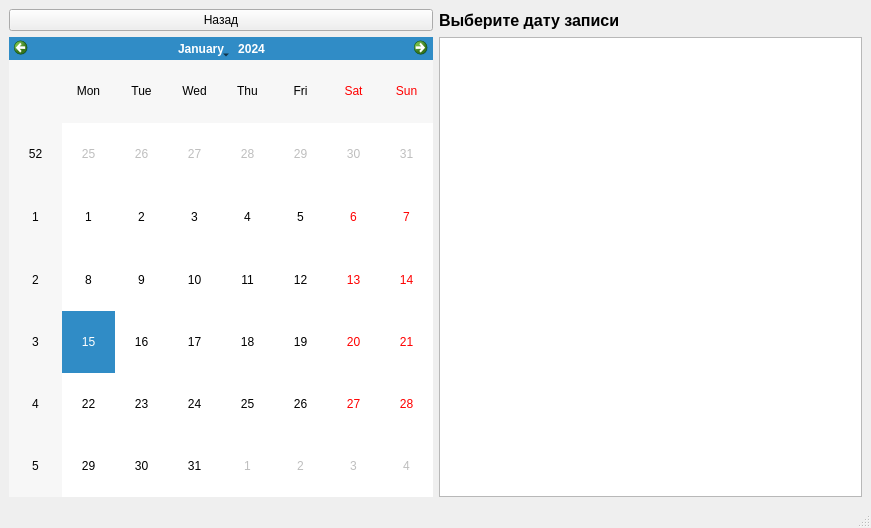
<?xml version="1.0" encoding="UTF-8"?>
<ui version="4.0">
 <class>MainWindow</class>
 <widget class="QMainWindow" name="MainWindow">
  <property name="geometry">
   <rect>
    <x>0</x>
    <y>0</y>
    <width>871</width>
    <height>528</height>
   </rect>
  </property>
  <property name="windowTitle">
   <string>MainWindow</string>
  </property>
  <widget class="QWidget" name="centralwidget">
   <layout class="QGridLayout" name="gridLayout_2">
    <item row="3" column="0">
     <layout class="QGridLayout" name="gridLayout">
      <item row="1" column="1">
       <widget class="QTableWidget" name="tableWidget"/>
      </item>
      <item row="1" column="0">
       <widget class="QCalendarWidget" name="calendarWidget"/>
      </item>
      <item row="0" column="0">
       <widget class="QPushButton" name="pushButton">
        <property name="text">
         <string>Назад</string>
        </property>
       </widget>
      </item>
      <item row="0" column="1">
       <widget class="QLabel" name="label">
        <property name="font">
         <font>
          <pointsize>12</pointsize>
          <weight>75</weight>
          <bold>true</bold>
         </font>
        </property>
        <property name="text">
         <string>Выберите дату записи</string>
        </property>
       </widget>
      </item>
     </layout>
    </item>
   </layout>
  </widget>
  <widget class="QMenuBar" name="menubar">
   <property name="geometry">
    <rect>
     <x>0</x>
     <y>0</y>
     <width>871</width>
     <height>21</height>
    </rect>
   </property>
  </widget>
  <widget class="QStatusBar" name="statusbar"/>
 </widget>
 <resources/>
 <connections/>
</ui>
